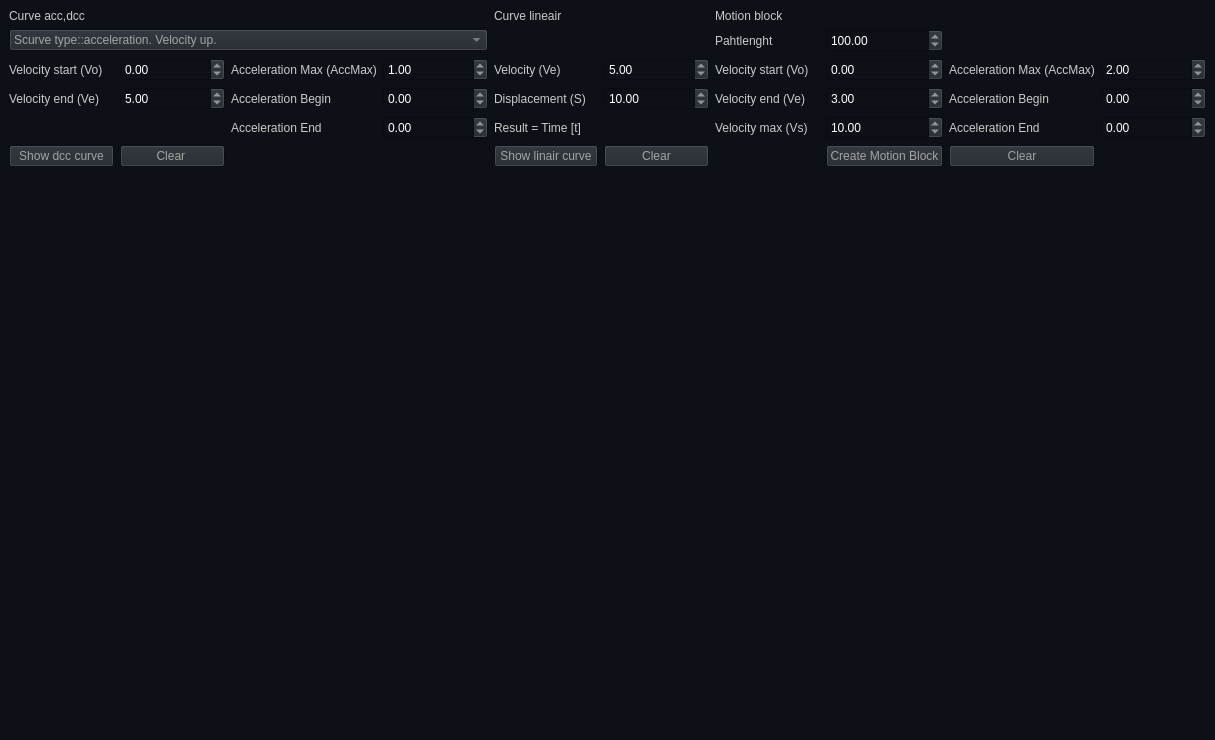
<?xml version="1.0" encoding="UTF-8"?>
<ui version="4.0">
 <class>MainWindow</class>
 <widget class="QMainWindow" name="MainWindow">
  <property name="geometry">
   <rect>
    <x>0</x>
    <y>0</y>
    <width>1215</width>
    <height>740</height>
   </rect>
  </property>
  <property name="palette">
   <palette>
    <active>
     <colorrole role="WindowText">
      <brush brushstyle="SolidPattern">
       <color alpha="255">
        <red>202</red>
        <green>202</green>
        <blue>202</blue>
       </color>
      </brush>
     </colorrole>
     <colorrole role="Button">
      <brush brushstyle="SolidPattern">
       <color alpha="255">
        <red>33</red>
        <green>38</green>
        <blue>45</blue>
       </color>
      </brush>
     </colorrole>
     <colorrole role="Text">
      <brush brushstyle="SolidPattern">
       <color alpha="255">
        <red>255</red>
        <green>255</green>
        <blue>255</blue>
       </color>
      </brush>
     </colorrole>
     <colorrole role="ButtonText">
      <brush brushstyle="SolidPattern">
       <color alpha="255">
        <red>163</red>
        <green>163</green>
        <blue>163</blue>
       </color>
      </brush>
     </colorrole>
     <colorrole role="Base">
      <brush brushstyle="SolidPattern">
       <color alpha="255">
        <red>13</red>
        <green>17</green>
        <blue>23</blue>
       </color>
      </brush>
     </colorrole>
     <colorrole role="Window">
      <brush brushstyle="SolidPattern">
       <color alpha="255">
        <red>13</red>
        <green>17</green>
        <blue>23</blue>
       </color>
      </brush>
     </colorrole>
     <colorrole role="PlaceholderText">
      <brush brushstyle="SolidPattern">
       <color alpha="128">
        <red>56</red>
        <green>56</green>
        <blue>56</blue>
       </color>
      </brush>
     </colorrole>
    </active>
    <inactive>
     <colorrole role="WindowText">
      <brush brushstyle="SolidPattern">
       <color alpha="255">
        <red>202</red>
        <green>202</green>
        <blue>202</blue>
       </color>
      </brush>
     </colorrole>
     <colorrole role="Button">
      <brush brushstyle="SolidPattern">
       <color alpha="255">
        <red>33</red>
        <green>38</green>
        <blue>45</blue>
       </color>
      </brush>
     </colorrole>
     <colorrole role="Text">
      <brush brushstyle="SolidPattern">
       <color alpha="255">
        <red>255</red>
        <green>255</green>
        <blue>255</blue>
       </color>
      </brush>
     </colorrole>
     <colorrole role="ButtonText">
      <brush brushstyle="SolidPattern">
       <color alpha="255">
        <red>163</red>
        <green>163</green>
        <blue>163</blue>
       </color>
      </brush>
     </colorrole>
     <colorrole role="Base">
      <brush brushstyle="SolidPattern">
       <color alpha="255">
        <red>13</red>
        <green>17</green>
        <blue>23</blue>
       </color>
      </brush>
     </colorrole>
     <colorrole role="Window">
      <brush brushstyle="SolidPattern">
       <color alpha="255">
        <red>13</red>
        <green>17</green>
        <blue>23</blue>
       </color>
      </brush>
     </colorrole>
     <colorrole role="PlaceholderText">
      <brush brushstyle="SolidPattern">
       <color alpha="128">
        <red>56</red>
        <green>56</green>
        <blue>56</blue>
       </color>
      </brush>
     </colorrole>
    </inactive>
    <disabled>
     <colorrole role="WindowText">
      <brush brushstyle="SolidPattern">
       <color alpha="255">
        <red>190</red>
        <green>190</green>
        <blue>190</blue>
       </color>
      </brush>
     </colorrole>
     <colorrole role="Button">
      <brush brushstyle="SolidPattern">
       <color alpha="255">
        <red>33</red>
        <green>38</green>
        <blue>45</blue>
       </color>
      </brush>
     </colorrole>
     <colorrole role="Text">
      <brush brushstyle="SolidPattern">
       <color alpha="255">
        <red>190</red>
        <green>190</green>
        <blue>190</blue>
       </color>
      </brush>
     </colorrole>
     <colorrole role="ButtonText">
      <brush brushstyle="SolidPattern">
       <color alpha="255">
        <red>190</red>
        <green>190</green>
        <blue>190</blue>
       </color>
      </brush>
     </colorrole>
     <colorrole role="Base">
      <brush brushstyle="SolidPattern">
       <color alpha="255">
        <red>13</red>
        <green>17</green>
        <blue>23</blue>
       </color>
      </brush>
     </colorrole>
     <colorrole role="Window">
      <brush brushstyle="SolidPattern">
       <color alpha="255">
        <red>13</red>
        <green>17</green>
        <blue>23</blue>
       </color>
      </brush>
     </colorrole>
     <colorrole role="PlaceholderText">
      <brush brushstyle="SolidPattern">
       <color alpha="128">
        <red>56</red>
        <green>56</green>
        <blue>56</blue>
       </color>
      </brush>
     </colorrole>
    </disabled>
   </palette>
  </property>
  <property name="windowTitle">
   <string>Skynet cyberdyne s-curve builder</string>
  </property>
  <property name="windowIcon">
   <iconset resource="libicons.qrc">
    <normaloff>:/arrow-down.png</normaloff>:/arrow-down.png</iconset>
  </property>
  <property name="styleSheet">
   <string notr="true"/>
  </property>
  <widget class="QWidget" name="centralwidget">
   <layout class="QGridLayout" name="gridLayout_2">
    <item row="0" column="0">
     <layout class="QGridLayout" name="gridLayout">
      <item row="2" column="1">
       <widget class="QDoubleSpinBox" name="doubleSpinBox_velocity_start">
        <property name="minimum">
         <double>-10000.000000000000000</double>
        </property>
        <property name="maximum">
         <double>10000.000000000000000</double>
        </property>
        <property name="singleStep">
         <double>0.500000000000000</double>
        </property>
        <property name="value">
         <double>0.000000000000000</double>
        </property>
       </widget>
      </item>
      <item row="5" column="6">
       <widget class="QLabel" name="label_14">
        <property name="text">
         <string>Velocity max (Vs)</string>
        </property>
       </widget>
      </item>
      <item row="2" column="6">
       <widget class="QLabel" name="label_6">
        <property name="text">
         <string>Velocity start (Vo)</string>
        </property>
       </widget>
      </item>
      <item row="6" column="7">
       <widget class="QPushButton" name="pushButton_create_motion_block">
        <property name="text">
         <string>Create Motion Block</string>
        </property>
       </widget>
      </item>
      <item row="5" column="4">
       <widget class="QLabel" name="label_4">
        <property name="text">
         <string>Result = Time [t]</string>
        </property>
       </widget>
      </item>
      <item row="5" column="2">
       <widget class="QLabel" name="label_12">
        <property name="text">
         <string>Acceleration End</string>
        </property>
       </widget>
      </item>
      <item row="0" column="0">
       <widget class="QLabel" name="label_5">
        <property name="text">
         <string>Curve acc,dcc</string>
        </property>
       </widget>
      </item>
      <item row="4" column="7">
       <widget class="QDoubleSpinBox" name="doubleSpinBox_mb_velocity_end">
        <property name="minimum">
         <double>-10000.000000000000000</double>
        </property>
        <property name="maximum">
         <double>10000.000000000000000</double>
        </property>
        <property name="value">
         <double>3.000000000000000</double>
        </property>
       </widget>
      </item>
      <item row="2" column="3">
       <widget class="QDoubleSpinBox" name="doubleSpinBox_acceleration_max">
        <property name="minimum">
         <double>-10000.000000000000000</double>
        </property>
        <property name="maximum">
         <double>10000.000000000000000</double>
        </property>
        <property name="singleStep">
         <double>0.100000000000000</double>
        </property>
        <property name="value">
         <double>1.000000000000000</double>
        </property>
       </widget>
      </item>
      <item row="2" column="0">
       <widget class="QLabel" name="label_8">
        <property name="text">
         <string>Velocity start (Vo)</string>
        </property>
       </widget>
      </item>
      <item row="4" column="2">
       <widget class="QLabel" name="label_11">
        <property name="text">
         <string>Acceleration Begin</string>
        </property>
       </widget>
      </item>
      <item row="2" column="7">
       <widget class="QDoubleSpinBox" name="doubleSpinBox_mb_velocity_start">
        <property name="minimum">
         <double>-10000.000000000000000</double>
        </property>
        <property name="maximum">
         <double>10000.000000000000000</double>
        </property>
        <property name="value">
         <double>0.000000000000000</double>
        </property>
       </widget>
      </item>
      <item row="4" column="5">
       <widget class="QDoubleSpinBox" name="doubleSpinBox_lin_displacment">
        <property name="minimum">
         <double>-10000.000000000000000</double>
        </property>
        <property name="maximum">
         <double>10000.000000000000000</double>
        </property>
        <property name="value">
         <double>10.000000000000000</double>
        </property>
       </widget>
      </item>
      <item row="2" column="4">
       <widget class="QLabel" name="label">
        <property name="text">
         <string>Velocity (Ve)</string>
        </property>
       </widget>
      </item>
      <item row="2" column="8">
       <widget class="QLabel" name="label_15">
        <property name="text">
         <string>Acceleration Max (AccMax)</string>
        </property>
       </widget>
      </item>
      <item row="6" column="1">
       <widget class="QPushButton" name="pushButton_clear_dcc_curve">
        <property name="text">
         <string>Clear </string>
        </property>
       </widget>
      </item>
      <item row="2" column="2">
       <widget class="QLabel" name="label_9">
        <property name="text">
         <string>Acceleration Max (AccMax)</string>
        </property>
       </widget>
      </item>
      <item row="4" column="6">
       <widget class="QLabel" name="label_13">
        <property name="text">
         <string>Velocity end (Ve)</string>
        </property>
       </widget>
      </item>
      <item row="4" column="1">
       <widget class="QDoubleSpinBox" name="doubleSpinBox_velocity_end">
        <property name="minimum">
         <double>-10000.000000000000000</double>
        </property>
        <property name="maximum">
         <double>10000.000000000000000</double>
        </property>
        <property name="singleStep">
         <double>0.500000000000000</double>
        </property>
        <property name="value">
         <double>5.000000000000000</double>
        </property>
       </widget>
      </item>
      <item row="4" column="3">
       <widget class="QDoubleSpinBox" name="doubleSpinBox_acceleration_begin">
        <property name="minimum">
         <double>-10000.000000000000000</double>
        </property>
        <property name="maximum">
         <double>10000.000000000000000</double>
        </property>
        <property name="singleStep">
         <double>0.100000000000000</double>
        </property>
       </widget>
      </item>
      <item row="6" column="0">
       <widget class="QPushButton" name="pushButton_show_acc_dcc_curve">
        <property name="text">
         <string>Show dcc curve</string>
        </property>
       </widget>
      </item>
      <item row="2" column="5">
       <widget class="QDoubleSpinBox" name="doubleSpinBox_lin_velocity">
        <property name="minimum">
         <double>-10000.000000000000000</double>
        </property>
        <property name="maximum">
         <double>10000.000000000000000</double>
        </property>
        <property name="value">
         <double>5.000000000000000</double>
        </property>
       </widget>
      </item>
      <item row="5" column="3">
       <widget class="QDoubleSpinBox" name="doubleSpinBox_acceleration_end">
        <property name="minimum">
         <double>-10000.000000000000000</double>
        </property>
        <property name="maximum">
         <double>10000.000000000000000</double>
        </property>
        <property name="singleStep">
         <double>0.100000000000000</double>
        </property>
       </widget>
      </item>
      <item row="6" column="5">
       <widget class="QPushButton" name="pushButton_clear_lin_curve">
        <property name="text">
         <string>Clear</string>
        </property>
       </widget>
      </item>
      <item row="6" column="4">
       <widget class="QPushButton" name="pushButton_show_lin_curve">
        <property name="text">
         <string>Show linair curve</string>
        </property>
       </widget>
      </item>
      <item row="0" column="6">
       <widget class="QLabel" name="label_7">
        <property name="text">
         <string>Motion block</string>
        </property>
       </widget>
      </item>
      <item row="0" column="4">
       <widget class="QLabel" name="label_2">
        <property name="text">
         <string>Curve lineair</string>
        </property>
       </widget>
      </item>
      <item row="5" column="7">
       <widget class="QDoubleSpinBox" name="doubleSpinBox_mb_velocity_max">
        <property name="minimum">
         <double>-10000.000000000000000</double>
        </property>
        <property name="maximum">
         <double>10000.000000000000000</double>
        </property>
        <property name="value">
         <double>10.000000000000000</double>
        </property>
       </widget>
      </item>
      <item row="4" column="4">
       <widget class="QLabel" name="label_3">
        <property name="text">
         <string>Displacement (S)</string>
        </property>
       </widget>
      </item>
      <item row="4" column="0">
       <widget class="QLabel" name="label_10">
        <property name="text">
         <string>Velocity end (Ve)</string>
        </property>
       </widget>
      </item>
      <item row="1" column="0" colspan="4">
       <widget class="QComboBox" name="comboBox_scruve_type">
        <item>
         <property name="text">
          <string>Scurve type::acceleration. Velocity up.</string>
         </property>
        </item>
        <item>
         <property name="text">
          <string>Scurve type::deceleration. Velocity down.</string>
         </property>
        </item>
       </widget>
      </item>
      <item row="4" column="8">
       <widget class="QLabel" name="label_17">
        <property name="text">
         <string>Acceleration Begin</string>
        </property>
       </widget>
      </item>
      <item row="5" column="8">
       <widget class="QLabel" name="label_18">
        <property name="text">
         <string>Acceleration End</string>
        </property>
       </widget>
      </item>
      <item row="4" column="9">
       <widget class="QDoubleSpinBox" name="doubleSpinBox_mb_acc_begin">
        <property name="minimum">
         <double>-10000.000000000000000</double>
        </property>
        <property name="maximum">
         <double>10000.000000000000000</double>
        </property>
        <property name="value">
         <double>0.000000000000000</double>
        </property>
       </widget>
      </item>
      <item row="2" column="9">
       <widget class="QDoubleSpinBox" name="doubleSpinBox_mb_acc_max">
        <property name="minimum">
         <double>-10000.000000000000000</double>
        </property>
        <property name="maximum">
         <double>100000.000000000000000</double>
        </property>
        <property name="value">
         <double>2.000000000000000</double>
        </property>
       </widget>
      </item>
      <item row="5" column="9">
       <widget class="QDoubleSpinBox" name="doubleSpinBox_mb_acc_end">
        <property name="minimum">
         <double>-10000.000000000000000</double>
        </property>
        <property name="maximum">
         <double>10000.000000000000000</double>
        </property>
       </widget>
      </item>
      <item row="6" column="8">
       <widget class="QPushButton" name="pushButton_mb_clear">
        <property name="text">
         <string>Clear</string>
        </property>
       </widget>
      </item>
      <item row="1" column="6">
       <widget class="QLabel" name="label_16">
        <property name="text">
         <string>Pahtlenght</string>
        </property>
       </widget>
      </item>
      <item row="1" column="7">
       <widget class="QDoubleSpinBox" name="doubleSpinBox_mb_pathlenght">
        <property name="minimum">
         <double>-10000.000000000000000</double>
        </property>
        <property name="maximum">
         <double>10000.000000000000000</double>
        </property>
        <property name="value">
         <double>100.000000000000000</double>
        </property>
       </widget>
      </item>
     </layout>
    </item>
    <item row="1" column="0">
     <widget class="QWidget" name="widget" native="true">
      <property name="sizePolicy">
       <sizepolicy hsizetype="Preferred" vsizetype="Expanding">
        <horstretch>0</horstretch>
        <verstretch>0</verstretch>
       </sizepolicy>
      </property>
      <layout class="QGridLayout" name="gridLayout_3">
       <item row="0" column="0">
        <layout class="QGridLayout" name="gridLayout_opencascade"/>
       </item>
      </layout>
     </widget>
    </item>
   </layout>
  </widget>
 </widget>
 <resources>
  <include location="libicons.qrc"/>
 </resources>
 <connections/>
</ui>
